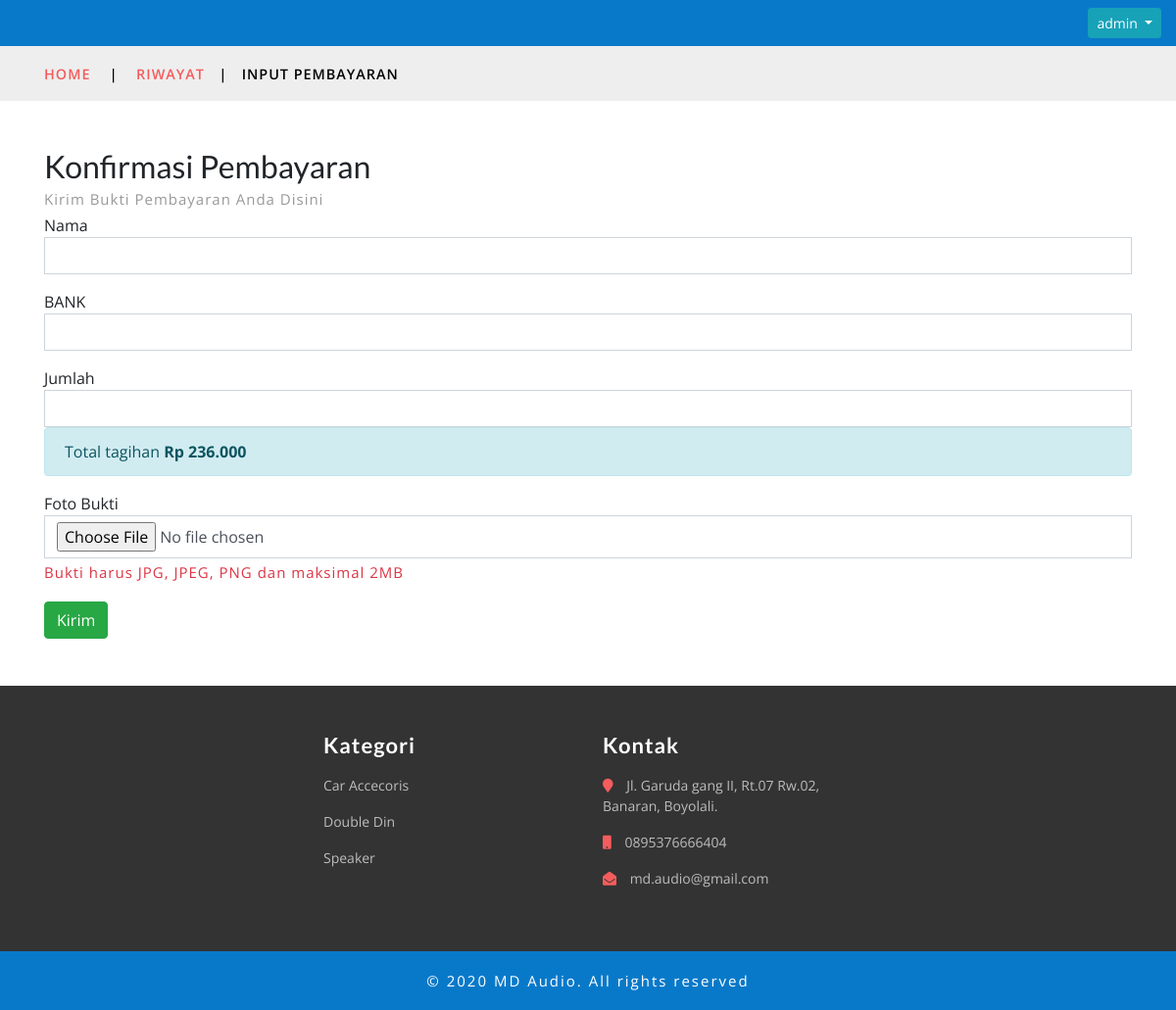
Screenshot of /user.php?p=pembayaran&id=13 (signed in) with the database file from the repository.
### tables this page shows
CREATE TABLE `orders` (
  `id_order` int(10) UNSIGNED NOT NULL,
  `user_id` int(11) NOT NULL,
  `nama_kustomer` varchar(255) NOT NULL,
  `alamat` text NOT NULL,
  `telpon` varchar(255) NOT NULL,
  `email` varchar(255) NOT NULL,
  `status_order` varchar(255) DEFAULT 'Pending',
  `kota` varchar(255) NOT NULL,
  `subtotal` int(11) NOT NULL,
  `ongkir` int(11) NOT NULL DEFAULT 0,
  `kurir` varchar(255) NOT NULL,
  `total` int(11) DEFAULT NULL,
  `resi` int(11) DEFAULT NULL,
  `tgl_order` date NOT NULL
);

CREATE TABLE `kategori` (
  `id_kategori` int(10) NOT NULL,
  `nama_kategori` varchar(255) NOT NULL,
  `slug` varchar(255) NOT NULL
);

### user/riwayat/pembayaran.php (the view, shortened to what this page needs)
<?php
  	include "./config/koneksi.php";
	$id_orders = $_GET['id'];
	$sql_order = "SELECT * FROM orders WHERE id_order='$id_orders'";
	$Qorder = mysqli_query($koneksi, $sql_order) or die("select data menu error :".mysqli_error());
	$data_order = $Qorder->fetch_assoc();
?>
<div class="container">
	<h2>Konfirmasi Pembayaran</h2>
	<p>Kirim Bukti Pembayaran Anda Disini</p>
	<form method="post" enctype="multipart/form-data">
		<div class="form-group">
			<label>Nama</label>
			<input type="text" class="form-control" name="nama">
		</div>
		<div class="form-group">
			<label>BANK</label>
			<input type="text" class="form-control" name="bank">
		</div>
		<div class="form-group">
			<label>Jumlah</label>
			<input type="number" class="form-control" name="jumlah" min="1">
			<div class="alert alert-info">Total tagihan <strong>Rp <?= number_format($data_order['total'],0,",",".") ?></strong></div>
		</div>
		<div class="form-group">
			<label>Foto Bukti</label>
			<input type="file" class="form-control" name="bukti">
			<p class="text-danger">Bukti harus JPG, JPEG, PNG dan maksimal 2MB</p>
		</div>
		<button class="btn btn-success" name="kirim">Kirim</button>
	</form>
</div>

### layouts/footer.php (shortened to what this page needs)
	<footer>
		<div class="w3l-middlefooter-sec">
			<div class="container py-md-5 py-sm-4 py-3">
				<div class="row footer-info w3-agileits-info">
					<div class="col-md-3 col-sm-6 footer-grids mt-sm-0 mt-4">
					</div>
					<div class="col-md-3 col-sm-6 footer-grids">
						<h3 class="text-white font-weight-bold mb-3">Kategori</h3>
						<ul>
							<?php
						        $sql = "SELECT * FROM  kategori ORDER BY nama_kategori ASC";
						        $QKategori = mysqli_query($koneksi, $sql) or die("select data menu error :".mysql_error());
						        while($kategori = mysqli_fetch_array($QKategori)){
						    ?>
							<li class="mb-3">
								<a href="?filter=<?=$kategori['id_kategori'];?>"><?=$kategori['nama_kategori'];?></a>
							</li>
							<?php } ?>
						</ul>
					</div>
					<div class="col-md-3 col-sm-6 footer-grids mt-md-0 mt-4">
						<h3 class="text-white font-weight-bold mb-3">Kontak</h3>
						<ul>
							<li class="mb-3">
								<i class="fas fa-map-marker"></i> Jl. Garuda gang II, Rt.07 Rw.02, Banaran, Boyolali.</li>
							<li class="mb-3">
								<i class="fas fa-mobile"></i> 0895376666404 </li>
							<li class="mb-3">
								<i class="fas fa-envelope-open"></i>
								<a href="mailto:example@mail.com"> md.audio@gmail.com</a>
							</li>
						</ul>
					</div>
					<div class="col-md-3 col-sm-6 footer-grids w3l-agileits mt-md-0 mt-4">
					</div>
				</div>
			</div>
		</div>
	</footer>
	<div class="copy-right py-3">
		<div class="container">
			<p class="text-center text-white">© 2020 MD Audio. All rights reserved
		</div>
	</div>
	<link rel="stylesheet" href="asset/css/flexslider.css" type="text/css" media="screen" />
</body>
</html>

### asset/css/style.css (style rules this page uses)
html, body { margin: 0; font-size: 100%; background: #fff; font-family: 'Open Sans', sans-serif; }
body a { text-decoration: none; transition: 0.5s all; -webkit-transition: 0.5s all; -moz-transition: 0.5s all; -o-transition: 0.5s all; -ms-transition: 0.5s all; }
a { transition: 0.5s all; -webkit-transition: 0.5s all; -moz-transition: 0.5s all; -o-transition: 0.5s all; -ms-transition: 0.5s all; }
h1, h2, h3, h4, h5, h6 { margin: 0; font-family: 'Lato', sans-serif; }
p { margin: 0; letter-spacing: 1px; font-size: 15px; line-height: 1.9; color: #999; font-family: 'Open Sans', sans-serif; }
ul { margin: 0; padding: 0; }
label { margin: 0; }
.btn { display: inline-block; }
.footer-info h3 { font-size: 22px; letter-spacing: 1px; }
.footer-grids ul li { display: block; font-size: 14px; color: #bdbdbd; }
.footer-grids ul li a { color: #bdbdbd; -webkit-transition: .5s all; -moz-transition: .5s all; -o-transition: .5s all; -ms-transition: .5s all; transition: .5s all; }
.footer-grids ul li i { color: #f45c5d; padding-right: 10px; }
.w3l-middlefooter-sec { background: #333; }
.copy-right { background: #0879c9; }
.copy-right p { letter-spacing: 2px; font-size: 15px; }
.form-control { border-radius: 0; }

### rows the page displays
orders: total "236.000"
kategori: nama_kategori "Car Accecoris"
kategori: nama_kategori "Double Din"
kategori: nama_kategori "Speaker"

### other values shown
$_SESSION['username'] "admin"
